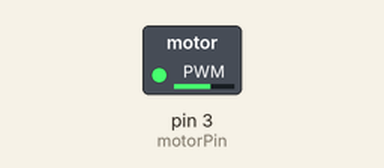
Simulated run of this sketch. Board: Arduino Uno, built with avr-gcc and run on an emulated ATmega328P. Parts: switched loads named in the sketch (green lamp = pin HIGH). Dashed ring = blinking.

Above: at 0.05 s.
Timing chart, 0 to 4.6 s (numbered marks = the images above):
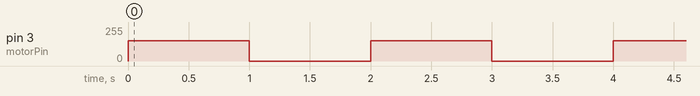

The sketch:

basic_motor.ino
```cpp
const int motorPin = 3;
void setup() {
  pinMode(motorPin,OUTPUT);
}

// the loop function runs over and over again forever
void loop() {
  analogWrite(motorPin,153);         // turn the motor on
  delay(1000);                       // wait for a second
  analogWrite(motorPin,0);           // turn the motor off
  delay(1000);                       // wait for a second
}
```

Measured:
- by itself, pin 3 (motorPin): alternates 153/255 for 1.0 s and 0/255 for 1.0 s
